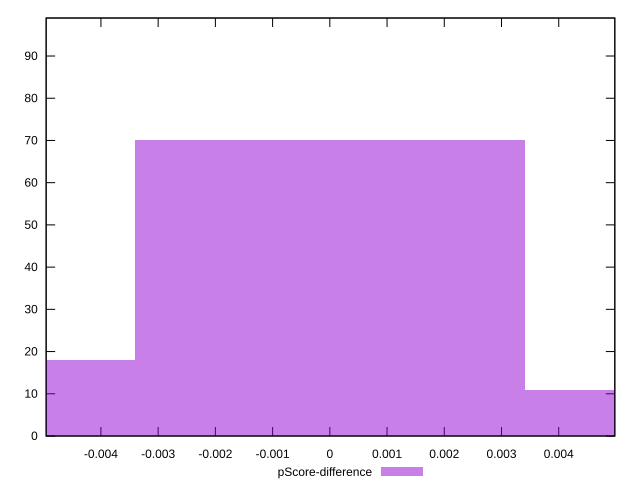

Write gnuplot code to recreate this figure.
reset

$pScoreDifference <<EOF
0 70
-0.006816237553728603 18
0.006816237553728603 11
EOF

set key outside below
set boxwidth 0.006816237553728603
set xrange [-0.004957321840458273:0.0049801123624851895]
set yrange [0:99]
set trange [0:99]
set style fill transparent solid 0.5 noborder
set terminal svg size 640, 490 enhanced background rgb 'white'
set output "reports/report_00027_2021-02-24T12-40-31.850Z/speed-index/samples/card/pScore-difference/histogram.svg"

plot $pScoreDifference title "pScore-difference" with boxes

reset
